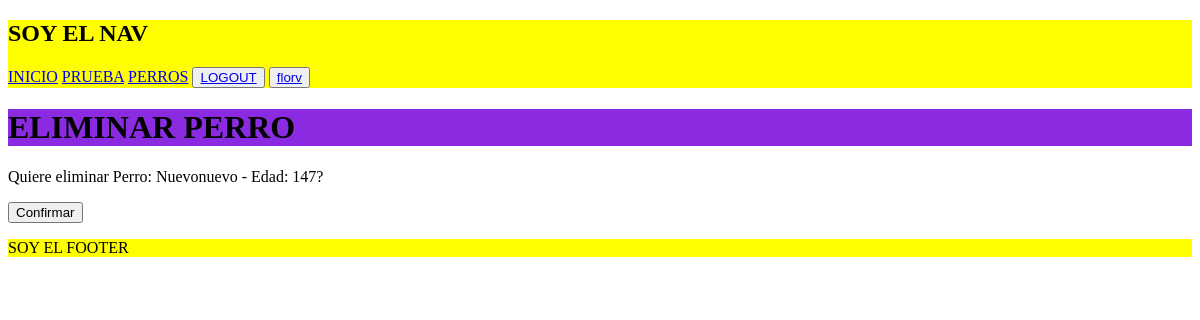
/perros/eliminar/18/ (signed in), run on an earlier commit of the app's database.
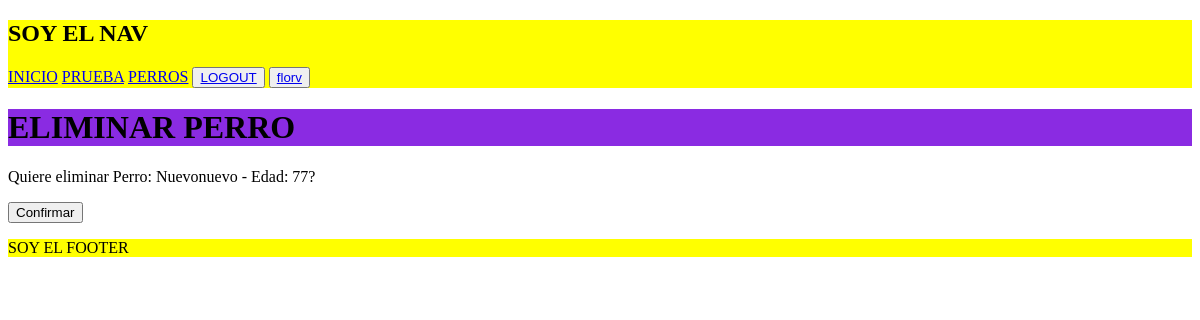
And on a later commit of the database.
### inicio/models.py (models this page shows)
class Perro(models.Model):
    nombre = models.CharField(max_length=20)
    edad = models.IntegerField()
    descripcion = models.TextField(null=True)
    def __str__(self):
        return f"Perro: {self.nombre} - Edad: {self.edad}"

### inicio/views.py (the view)
# urls.py: path('perros/eliminar/<int:pk>/', views.EliminarPerro.as_view(), name='eliminar_perro'),
class EliminarPerro(LoginRequiredMixin, DeleteView):
    model = Perro
    template_name = 'inicio/CBV/eliminar_perro_CBV.html'
    success_url = reverse_lazy('inicio:listar_perros')

### inicio/templates/inicio/CBV/eliminar_perro_CBV.html (shortened to what this page needs)
{% extends 'base.html' %}
{% block contenido %}
    <div>
        <h1 class="tituloperro">ELIMINAR PERRO</h1>
    </div>
    <div>
        <form action={% url 'inicio:eliminar_perro' perro.id %} method='POST'>
            <p>Quiere eliminar {{perro}}?</p>
            <button>Confirmar</button>
        </form>
    </div>
{% endblock contenido %}

What changed in the data, as far as the page shows it:
changed Perro: nombre+edad "Perro: Nuevonuevo - Edad: 147" → "Perro: Nuevonuevo - Edad: 77"
